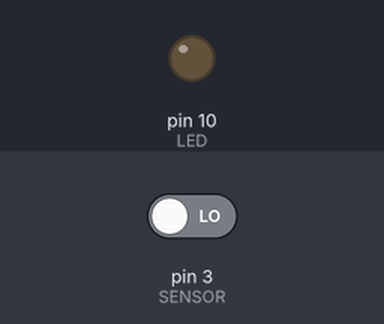
This sketch was run on a simulated Arduino Uno, built with avr-gcc and run on an emulated ATmega328P. Parts: output pins drawn as LEDs (lit = HIGH). Inputs (shaded band) come from the test bench; at power-on: pin 3 (SENSOR) LOW.

Above: at 1.2 s.
1.3 s: pin 3 (SENSOR) driven HIGH
Timing chart, 0 to 4.3 s (numbered marks = the images above; inputs shaded):
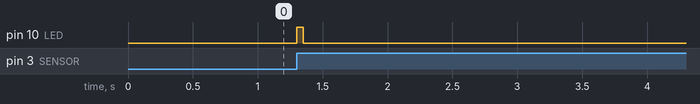

The sketch:

main.ino
```cpp
#define SENSOR 3
#define LED 10

volatile bool vibration_detected = false;

void switch_led(bool state) {
  digitalWrite(LED, state ? HIGH : LOW);
}

void setup() {
  pinMode(SENSOR, INPUT);
  pinMode(LED, OUTPUT);
  attachInterrupt(
    digitalPinToInterrupt(SENSOR),
    detect_vibration,
    CHANGE
  );
}

void loop() {
  if(vibration_detected) {
    vibration_detected = false;
    switch_led(true);
    delay(50);
  }
  switch_led(false);
}

void detect_vibration() {
  vibration_detected = true;
}
```

Measured:
- after the input at 1.3 s, pin 10 (LED): LOW → HIGH at once, → LOW 0.05 s later
